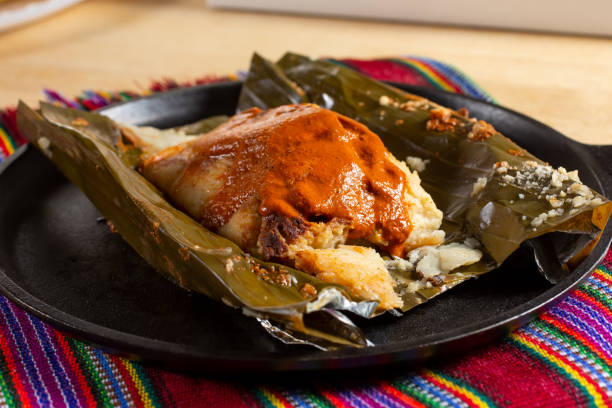
#> input picture tamalito.jpg, 612 x 408 px
$ jupyter execute main.ipynb
#> lines starting #> are read from the running program, lines starting #| are printed output that depends on the picture; after the words box and inside, x2 and y2 are one past the last pixel; in counts of white or black regions, pixels touching at a corner belong together
# Hoja de trabajo 1
### Integrantes
 - Jose Santiago Pereira 22318
 - Nancy Gabriela Marariegos 22513
 - Brandon Reyes Morales 22992

## Task 1 - Análisis Teórico

Considere cada uno de los siguientes escenarios y responda según corresponda:

1. Como director de un proyecto de conducción autónoma, debe dimensionar el hardware para un nuevo vehículo. El sistema utiliza 8 cámaras que capturan video a resolución 4K UHD (3840 x 2160). Debido a la necesidad de alto rango dinámico (HDR), los sensores operan a 12 bits por píxel (Raw Bayer Pattern) a 60 FPS. **Métrica A: Enfocada puramente en el flujo vehicular.**

   a. Calcule el tamaño exacto de una sola imagen (frame) cruda en Megabytes (MB).


   b. Calcule el ancho de banda necesario (en Gbps) para transmitir el flujo de las 8 cámaras al procesador central sin compresión.


   c. Si su procesador tiene una memoria RAM reservada de 16 GB exclusivamente para el buffer de video, ¿cuántos segundos de historia puede almacenar antes de empezar a sobrescribir datos?


   d. Basado en su resultado, ¿es viable enviar estos datos "crudos" a la nube en tiempo real usando 5G? Justifique

    - R//: En este caso no es sostenible Gbps de uplink, se necesita procesamiento en el borde de CPU/GPU y compresión.

2. Considere un píxel con valor de intensidad Iin=50 en una imagen estándar de 8 bits (0−255). Se aplican dos procesos de mejora secuenciales en el siguiente orden:

   I. Corrección Gamma con γ=0.5 (para expandir sombras).
   II. Ajuste Lineal con ganancia α=1.2 y brillo β=-10 (para contrastar).

   Realice los cálculos en el dominio de flotantes normalizados [0,1] como dicta la buena práctica y convierta a entero de 8 bits solo al final.

   a. Calcule el valor final del píxel I_out.
      R//: I_out es 125 (ver imagen anterior)

   b. ¿Hubo saturación (clipping) en el proceso?
      R//: No hubo clipping porque 0.4921532450 ∈ [0,1].

   c. Si hubiéramos realizado las operaciones usando uint8 directamente sin convertir a float (truncando decimales en cada paso intermedio), ¿cuál habría sido el error numérico resultante?
      R//:

3. Usted está programando un robot clasificador de pelotas. Tiene dos objetos: una pelota roja brillante bajo el sol R_rgb=(255,0,0) y la misma pelota roja en una sombra profunda S_rgb=(50,0,0)

   a. Calcule la distancia entre estos dos colores en el espacio RGB.


   b. Convierta ambos colores al espacio HSV (asuma rangos normalizados H∈[0,1], S∈[0,1], V∈[0,1] para simplificar, sabiendo que el Hue del rojo es 0).

   c. Calcule la diferencia absoluta canal por canal en HSV

   d. Argumente matemáticamente por qué un algoritmo de agrupación (clustering) simple fallaría en RGB pero funcionaría en HSV para determinar que ambos píxeles pertenecen al mismo objeto "pelota roja".

   R//: Modelo de luz: mismo objeto con distinta iluminación  donde . En RGB, la distancia usada por k-means es "" para (255,0,0) y K = 50/255, d= (0.804)(255)  dondel el algoritmo los separa.
   En HSV el pgimento conserva H(0) Y S(1), en este caso solo varia V(1 vs 0.196). Con una métrica ponderada , la distancia entre ambos es pequeña y el clustering los agrupa como el mismo objeto.

----

## Task 2 - Práctica

Su objetivo es implementar un pipeline de pre-procesamiento manual, manipulando tensores y gestionando
tipos de datos (uint8 vs float32) sin utilizar funciones de "caja negra" para la matemática. Puede utilizar el
esqueleto de código lab_semana1.py que se adjuntó en el portal. Se permite el uso de numpy, opencv-python
(solo para I/O y conversiones de espacio de color), matplotlib.

[cell 1]
import numpy as np
import matplotlib.pyplot as plt
from PIL import Image
import matplotlib.colors as mcolors

img = Image.open("tamalito.jpg").convert("RGB")
#> img is the input picture: PIL image 612x408 RGB; mean R, G, B 122.8, 87.6, 64.1
img_np = np.array(img)
plt.figure(); plt.imshow(img_np); plt.title("Original"); plt.axis("off"); plt.show()

### Ejercicio 1 - Contraste y Brillo Vectorizado

Implemente la función manual_contrast_brightness(image, alpha, beta). Para ello, debe convertir la imagen
a float32, normalizar, aplicar la fórmula lineal 𝑔(𝑥) = 𝛼𝑓(𝑥) +, hacer clipping para asegurar el rango [0, 1]
y regresar a uint8. Note que no puede usar cv2.convertScaleAbs. Debe hacerlo con pura manipulación de
matrices NumPy.

[cell 2]
def manual_contrast_brightness_rgb(image_rgb, alpha, beta):
#> called with alpha = 1.5, beta = 20
    x = image_rgb.astype(np.float32) / 255.0
    beta_f = float(beta) / 255.0
    y = alpha * x + beta_f
    y = np.clip(y, 0.0, 1.0)
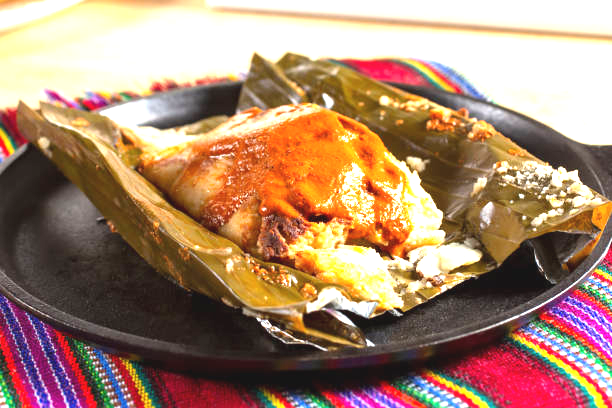
#> y: shape (408, 612, 3) float32; mean R, G, B 0.671, 0.535, 0.44
    return (y * 255.0).astype(np.uint8)

[cell 3]
ejercicio1 = manual_contrast_brightness_rgb(img_np, alpha=1.5, beta=20)
plt.figure(); plt.imshow(ejercicio1); plt.title("Ejercicio 1 - Contraste y Brillo Vectorizado"); plt.axis("off"); plt.show()

### Ejercicio 2 - Corrección Gamma Manual

Implemente la función manual_gamma_correction(image, gamma). Para ello:

- Implemente la ecuación 𝑉𝑜𝑢𝑡 = 𝑉𝑖𝑛𝛾

- Recuerde que la operación de potencia es costosa. Aunque en producción usaríamos una LUT (Look-
Up Table), aquí quiero que vectorice la operación de potencia sobre la matriz flotante.

[cell 4]
def manual_gamma_correction_rgb(image_rgb, gamma):
#> called with gamma = 0.7
    x = image_rgb.astype(np.float32) / 255.0
    y = np.power(x, float(gamma))
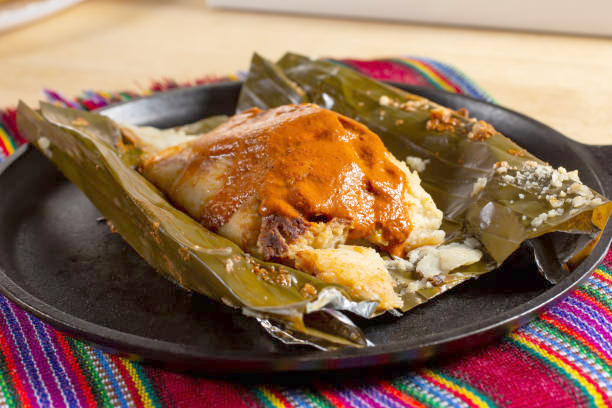
#> y: shape (408, 612, 3) float32; mean R, G, B 0.565, 0.431, 0.335
    y = np.clip(y, 0.0, 1.0)
    return (y * 255.0).astype(np.uint8)

[cell 5]
ejercicio2 = manual_gamma_correction_rgb(img_np, gamma=0.7)
plt.figure(); plt.imshow(ejercicio2); plt.title("Ejercicio 2: Corrección Gamma Manual"); plt.axis("off"); plt.show()

### Ejercicio 3 - Segmentación Cromática
Implemente la función hsv_segmentation(image). Para ello:

- Cargue una imagen de prueba (algo colorido).

- Conviértala a HSV.

- Defina manualmente los rangos (lower_bound, upper_bound) para aislar un color específico (ej. el
amarillo de un banano o el rojo de una manzana).

- Genere una máscara binaria y úsela para mostrar solo el objeto segmentado sobre un fondo negro.

[cell 6]
def hsv_segmentation_rgb(image_rgb, lower_hsv, upper_hsv):
#> called with lower_hsv = (0.1, 0.3, 0.3), upper_hsv = (0.18, 1, 1)
    x = image_rgb.astype(np.float32) / 255.0
    hsv = mcolors.rgb_to_hsv(x)
#> hsv: shape (408, 612, 3) float32; mean of channels 0, 1, 2 0.213, 0.579, 0.492

    lower = np.array(lower_hsv, dtype=np.float32)
    upper = np.array(upper_hsv, dtype=np.float32)

    mask = np.all((hsv >= lower) & (hsv <= upper), axis=2)
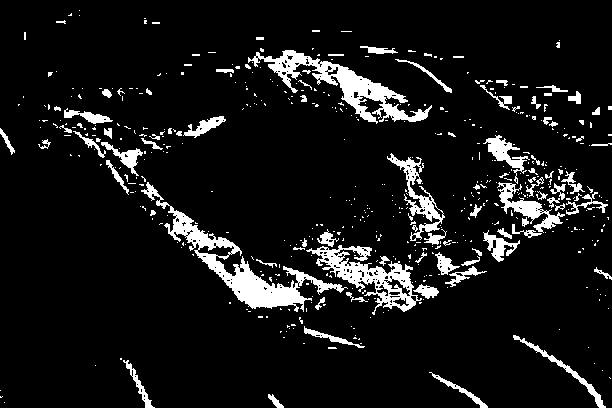
#> mask: shape (408, 612) bool; 8.8% white; 518 white regions (428 under 20 px), largest, box (x1, y1, x2, y2) and area: (141, 182, 348, 312) 4033, (248, 50, 432, 124) 3224, (306, 245, 422, 315) 2467
    result = image_rgb.copy()
    result[~mask] = 0
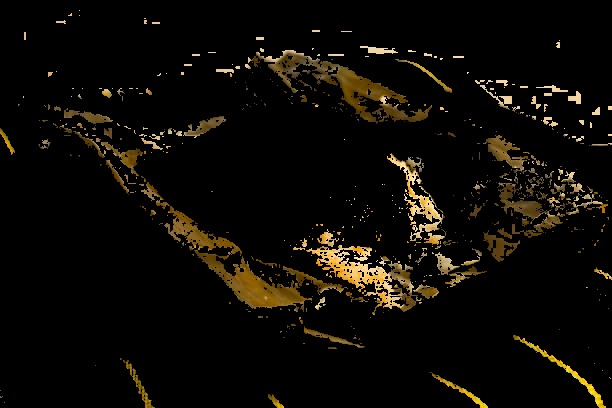
#> result: shape (408, 612, 3); mean R, G, B 13.2, 10.5, 4.8
    return result, (mask.astype(np.uint8) * 255)

[cell 7]
seg, mask = hsv_segmentation_rgb(img_np, lower_hsv=(0.10, 0.30, 0.30), upper_hsv=(0.18, 1.00, 1.00))

plt.figure(); plt.imshow(seg); plt.title("Ejercicio 3 - Segmentación Cromática"); plt.axis("off"); plt.show()
plt.figure(); plt.imshow(mask, cmap="gray"); plt.title("Máscara Binaria"); plt.axis("off"); plt.show()
